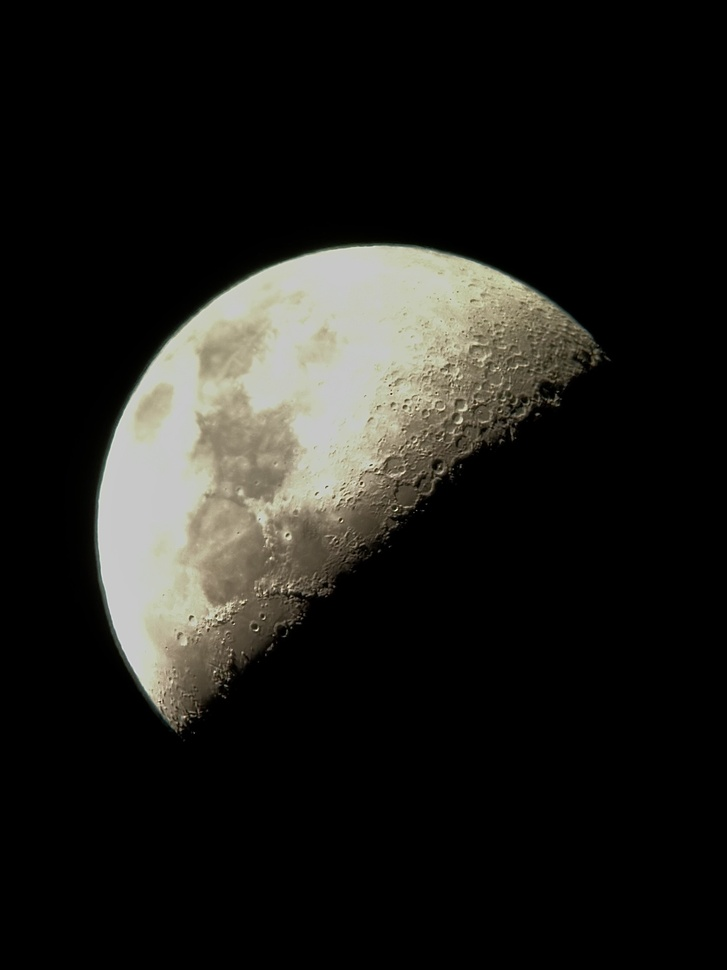
#> input picture moon_sample.jpg, 727 x 970 px, shrunk from 2355 x 3141 before the run
$ python -i enhancement.py   (imports and definitions only)
#> lines starting #> are read from the running program, lines starting #| are printed output that depends on the picture
#> further down, picture is the input picture: shape (970, 727, 3); mean B, G, R 26.6, 30.1, 30.7
import cv2
import numpy as np

def enhance_image(img_bgr):
    gray = cv2.cvtColor(img_bgr, cv2.COLOR_BGR2GRAY)
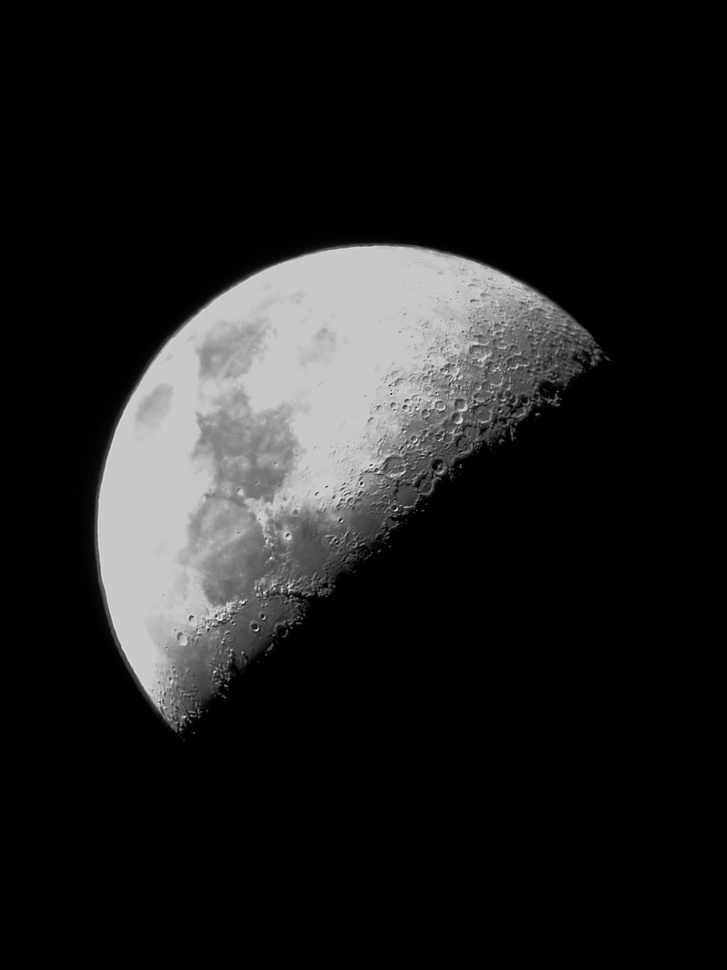
#> gray: shape (970, 727); min 0, max 251, mean 29.9
    denoised = cv2.GaussianBlur(gray, (5, 5), 0)

    clahe = cv2.createCLAHE(clipLimit=2.0, tileGridSize=(8,8))
    contrast = clahe.apply(denoised)
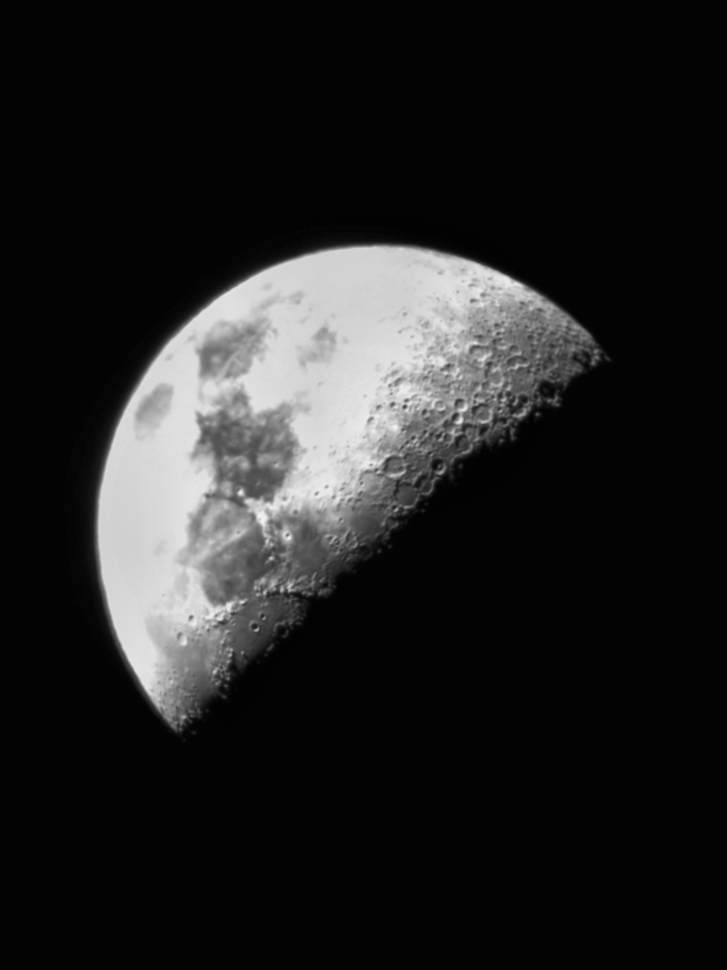
#> contrast: shape (970, 727); min 2, max 242, mean 34

    kernel = np.array([
        [0, -1, 0],
        [-1, 5, -1],
        [0, -1, 0]
    ])
    sharpened = cv2.filter2D(contrast, -1, kernel)

    return sharpened

>>> import cv2
>>> picture = cv2.imread('../moon_sample.jpg')
>>> result = enhance_image(picture)
